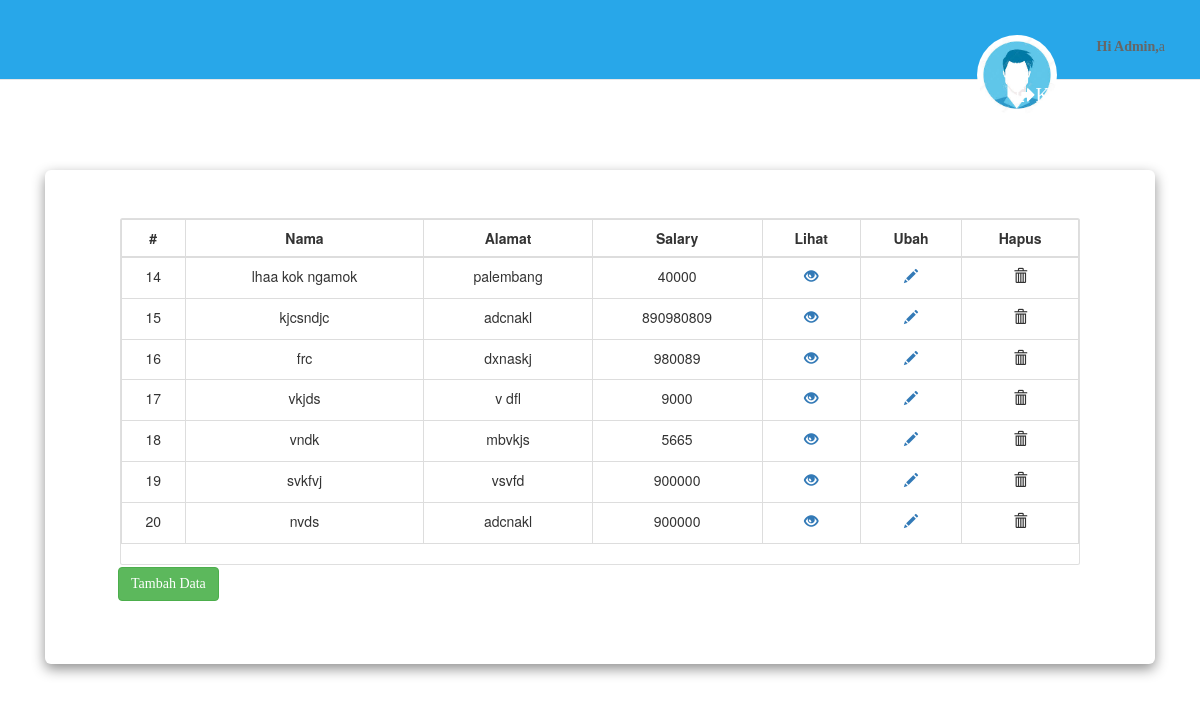
The app's page /admin/index.php (signed in) with its own data.
### tables this page shows
CREATE TABLE `employees` (
  `id` int(11) NOT NULL,
  `name` varchar(100) NOT NULL,
  `address` varchar(255) NOT NULL,
  `salary` int(10) NOT NULL
);

### app/Controller.php (called while the page is built, shortened)
<?php
class Controller
{
    public $koneksi = "";
    public function __construct()
    {
        $this->koneksi = mysqli_connect(DB_SERVER, DB_USERNAME, DB_PASSWORD, DB_NAME);
    }
    public function tampildata()
    {
        $data = mysqli_query($this->koneksi, "SELECT * from employees");
        if (mysqli_num_rows($data) == 0) {
            $result = "null";
            return $result;
        } else {
            while ($row = mysqli_fetch_array($data)) {
                $result[] = $row;
            }
            return $result;
        }
    }
}

### admin/index.php (the view, shortened to what this page needs)
<?php
include('../app/Controller.php');
$func = New Controller();
$datas = $func->tampildata();
?>
<!DOCTYPE html>
<html lang="en">
<head>
    <link rel="stylesheet" href="https://maxcdn.bootstrapcdn.com/bootstrap/3.3.7/css/bootstrap.css">
    <link rel="stylesheet" type="text/css" href="./asset/vendor/bootstrap/css/bootstrap.min.css">
    <link rel="stylesheet" type="text/css" href="./asset/fonts/font-awesome-4.7.0/css/font-awesome.min.css">
    <link rel="stylesheet" type="text/css" href="./asset/fonts/Linearicons-Free-v1.0.0/icon-font.min.css">
    <link rel="stylesheet" type="text/css" href="./asset/vendor/animate/animate.css">
    <link rel="stylesheet" type="text/css" href="./asset/vendor/css-hamburgers/hamburgers.min.css">
    <link rel="stylesheet" type="text/css" href="./asset/vendor/animsition/css/animsition.min.css">
    <link rel="stylesheet" type="text/css" href="./asset/vendor/select2/select2.min.css">
    <link rel="stylesheet" type="text/css" href="./asset/vendor/daterangepicker/daterangepicker.css">
    <link rel="stylesheet" type="text/css" href="./asset/css/util.css">
    <link rel="stylesheet" type="text/css" href="./asset/css/main.css">
    <link rel="stylesheet" href="https://maxcdn.bootstrapcdn.com/bootstrap/3.3.7/css/bootstrap.css">
</head>
<body>
    <nav class="navbar navbar-default navbar-fixed-top">
        <div class="navbar-header">
            <a href="#" class="navbar-brand" style="margin-left:90px !important;">
                <img src="../asset/avatart.jpeg" class="img-circle">
            </a>
            <a href="#" class="navbar-brand">
                <p><b>Hi Admin,</b><?php  echo htmlspecialchars($_SESSION["username"]); ?></p>
            </a>
        </div>
        <div class="collapse navbar-collapse" style="margin-right:100px !important;" id="resNav">
            <ul class="nav navbar-nav navbar-right">
                <li><a href="./app/Route.php?action=logout"><i class="fa fa-sign-out" aria-hidden="true"></i>Keluar</a>
                </li>
            </ul>
        </div>
    </nav> End of Navigation Bar
    <div class="container">
        <div class="page-headerr">
            <div class="jumbotron" style="background:#fff !important">
                <div class="wrapper">
                    <div class="container">
                        <div class="card">
                            <div class="table-responsive">
                                <table class="table table-bordered">
                                    <thead>
                                        <tr>
                                            <th scope="col">
                                                <center>#</center>
                                            </th>
                                            <th scope="col">
                                                <center>Nama</center>
                                            </th>
                                            <th scope="col">
                                                <center>Alamat</center>
                                            </th>
                                            <th scope="col">
                                                <center>Salary</center>
                                            </th>
                                            <th scope="col">
                                                <center>Lihat</center>
                                            </th>
                                            <th scope="col">
                                                <center>Ubah</center>
                                            </th>
                                            <th scope="col">
                                                <center>Hapus</center>
                                            </th>
                                        </tr>
                                    </thead>
                                    <tbody>
                                        <?php
                                     if(is_array($datas)){
                                         foreach($datas as $datas){
                                        ?>
                                        <tr>
                                            <td>
                                                <center><?php echo $datas['id']; ?></center>
                                            </td>
                                            <td>
                                                <center><?php echo $datas['name']; ?></center>
                                            </td>
                                            <td>
                                                <center><?php echo $datas['address']; ?></center>
                                            </td>
                                            <td>
                                                <center><?php echo $datas['salary']; ?></center>
                                            </td>
                                            <td>
                                                <center><a
                                                        href='../app/Route.php?action=readdatauser&id=<?php echo $datas['id'];?>'
                                                        title='View Record' data-toggle='tooltip'><span
                                                            class='glyphicon glyphicon-eye-open'></span></a></center>
                                            </td>
                                            <td>
                                                <center><a
                                                        href='../app/Route.php?action=update&id=<?php echo $datas['id'];?>'
                                                        title='Update Record' data-toggle='tooltip'><span
                                                            class='glyphicon glyphicon-pencil'></span></a></center>
                                            </td>
                                            <td>
                                                <center><a title='Delete Record'
                                                        data-toggle='tooltip'><span class='glyphicon glyphicon-trash'
                                                            data-toggle="modal" data-target="#myModal"></span></a>
                                                </center>
                                            </td>
                                        </tr>
                                        <?php
                                         }
                                     }
                                    ?>
                                    </tbody>
                                </table>
                            </div>
                        </div>
                    </div>
                    <p>
                        <a href="create.php" style="margin-left:13px !important;" class="btn btn-success">Tambah
                            Data</a>
                    </p>
</body>
</html>

### asset/css/main.css (style rules this page uses)
* { margin: 0px; padding: 0px; box-sizing: border-box; }
body, html { height: 100%; font-family: OpenSans-Regular, sans-serif; }
a { font-family: OpenSans-Regular; font-size: 14px; line-height: 1.7; color: #666666; margin: 0px; transition: all 0.4s; -webkit-transition: all 0.4s; -o-transition: all 0.4s; -moz-transition: all 0.4s; }
p { font-family: OpenSans-Regular; font-size: 14px; line-height: 1.7; color: #666666; margin: 0px; }
ul, li { margin: 0px; list-style-type: none; }

### admin/index.php (style rules this page uses)
.page-headerr { margin-top: 150px; }
.navbar { height: 80px; padding: 20px 10px 20px 0px; background-color: #28a7e9; transition: all ease 0.4s; }
.img-circle { border-radius: 150px; width: 80px; }
.navbar-brand { font-size: 23px; color: white !important; }
.navbar .navbar-nav li a { font-size: 20px; color: white; }
.jumbotron { margin-top: 30px; box-shadow: 0px 5px 13px rgba(0, 0, 0, 0.44); }

### records on screen
employees: id "14", name "lhaa kok ngamok", address "palembang", salary "40000"
employees: id "15", name "kjcsndjc", address "adcnakl", salary "890980809"
employees: id "16", name "frc", address "dxnaskj", salary "980089"
employees: id "17", name "vkjds", address "v dfl", salary "9000"
employees: id "18", name "vndk", address "mbvkjs", salary "5665"
employees: id "19", name "svkfvj", address "vsvfd", salary "900000"
employees: id "20", name "nvds", address "adcnakl", salary "900000"

### other values on screen
$_SESSION["username"] "a"
